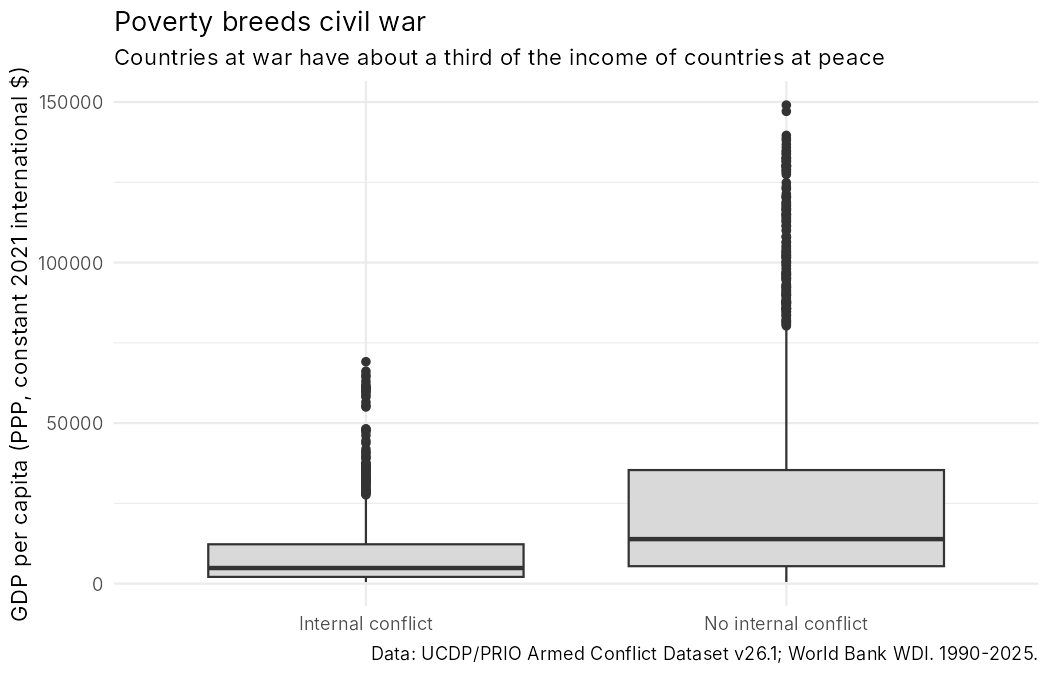

Recreate this plot in R.
# Figure 6
library(dplyr)
library(ggplot2)

d <- read.csv("data/lab2_full_table.csv")

d <- d %>%
  mutate(status = ifelse(conflict == 1, "Internal conflict", "No internal conflict"))

# Median income in the two groups
d %>%
  group_by(status) %>%
  summarise(median_gdppc = median(gdppc, na.rm = TRUE))

ggplot(d, aes(x = status, y = gdppc)) +
  geom_boxplot(fill = "grey85") +
  labs(title = "Poverty breeds civil war",
       subtitle = "Countries at war have about a third of the income of countries at peace",
       x = NULL,
       y = "GDP per capita (PPP, constant 2021 international $)",
       caption = "Data: UCDP/PRIO Armed Conflict Dataset v26.1; World Bank WDI. 1990-2025.") +
  theme_minimal()

ggsave("figure_6.png", width = 7, height = 4.5, dpi = 150, bg = "white")
